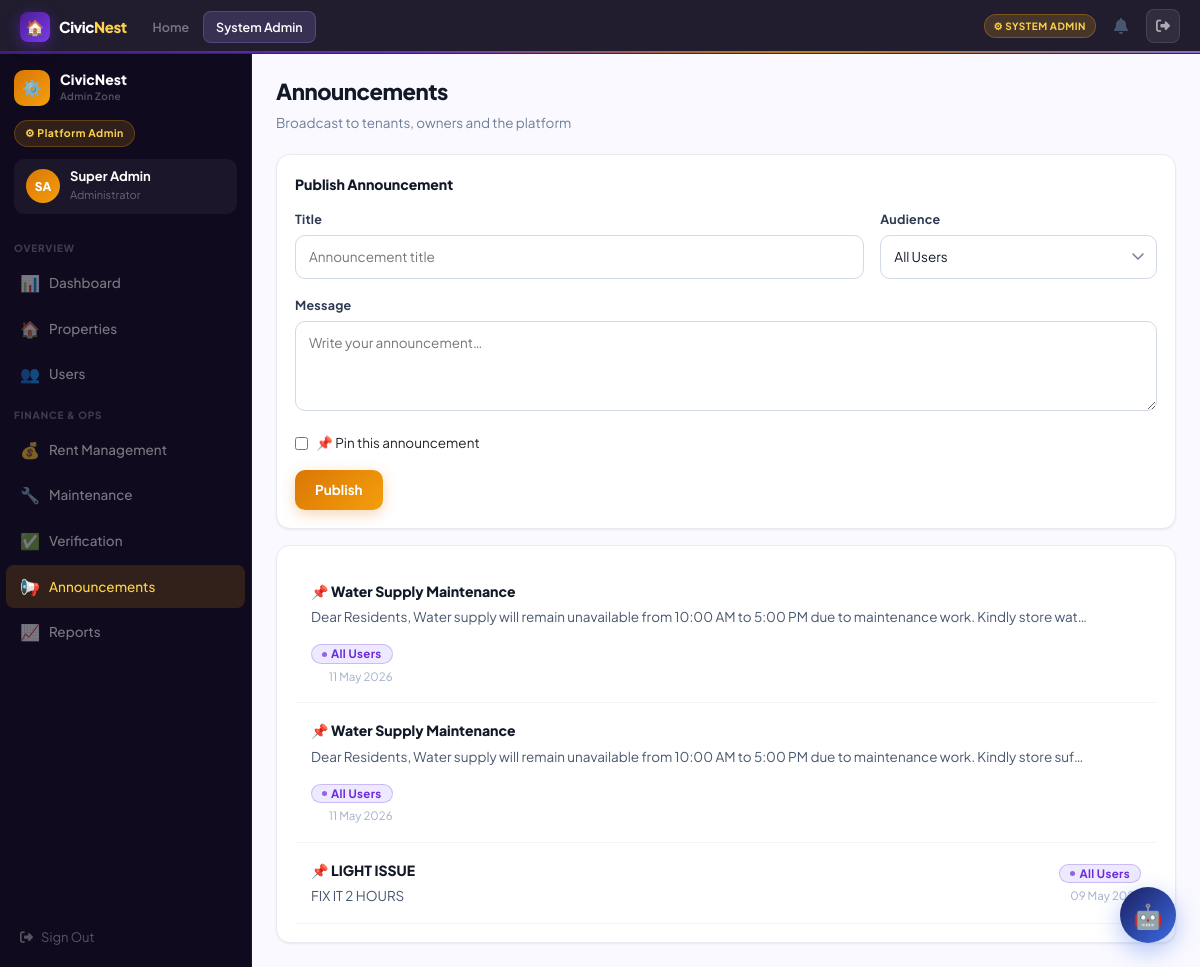
/admin-zone/announcements/ (signed in), run on the app's committed database.
### accounts/models.py (models this page shows, shortened)
class User(AbstractUser):
    ROLE_CHOICES = [
        ('admin','Platform Admin'),
        ('owner','Property Owner'),
        ('tenant','Tenant'),
        ('society_admin','Society Admin'),
    ]
    role = models.CharField(max_length=20, choices=ROLE_CHOICES, default='tenant')
    phone = models.CharField(max_length=15, blank=True)
    avatar_initials = models.CharField(max_length=3, blank=True)
    profile_photo = models.ImageField(upload_to='avatars/', blank=True, null=True)

### core/models.py (models this page shows, shortened)
class Announcement(models.Model):
    AUDIENCE_CHOICES = [('all','All Users'),('tenants','Tenants Only'),('owners','Owners Only'),('property','Specific Property')]
    title = models.CharField(max_length=200)
    message = models.TextField()
    audience = models.CharField(max_length=20, choices=AUDIENCE_CHOICES, default='all')
    property = models.ForeignKey(Property, null=True, blank=True, on_delete=models.SET_NULL)
    created_by = models.ForeignKey(User, on_delete=models.CASCADE, related_name='announcements')
    is_pinned = models.BooleanField(default=False)
    created_at = models.DateTimeField(auto_now_add=True)

### core/views.py (the view, shortened to what this page needs)
# urls.py: path('admin-zone/announcements/', views.admin_announcements, name='admin_announcements'),
@role_required("admin")
def admin_announcements(request):
    anns = Announcement.objects.order_by("-created_at")
    return render(request, "admin_zone/announcements.html", {"announcements": anns})

### core/views.py (called while the page is built)
def role_required(*roles):
    def decorator(view):
        @functools.wraps(view)
        def wrapper(request, *args, **kwargs):
            if not request.user.is_authenticated:
                return redirect("/accounts/login/")
            if request.user.is_staff or request.user.is_superuser:
                return view(request, *args, **kwargs)
            if request.user.role not in roles:
                messages.error(request, "Access denied.")
                return redirect("/")
            return view(request, *args, **kwargs)
        return wrapper
    return decorator

### templates/admin_zone/announcements.html (shortened to what this page needs)
{% extends "base.html" %}
{% block nav_admin %}active{% endblock %}
{% block content %}
<div class="shell">
  {% with active="announce" %}{% include "partials/sidebar_admin.html" %}{% endwith %}
  <div class="main"><div class="panel fade-up">
    <div class="pg-intro"><h2>Announcements</h2><p>Broadcast to tenants, owners and the platform</p></div>
    <div class="card mb-3">
      <div class="cd-hd"><span class="cd-title">Publish Announcement</span></div>
      <form method="post">{% csrf_token %}
        <div class="row g-3">
          <div class="col-md-8"><label class="form-label">Title</label><input type="text" name="title" class="form-ctrl" placeholder="Announcement title" required></div>
          <div class="col-md-4"><label class="form-label">Audience</label><select name="audience" class="form-ctrl"><option value="all">All Users</option></select></div>
          <div class="col-12"><label class="form-label">Message</label><textarea name="message" class="form-ctrl" placeholder="Write your announcement…" required></textarea></div>
          <div class="col-12"><label style="display:flex;align-items:center;gap:8px;font-size:13.5px;cursor:pointer;"><input type="checkbox" name="is_pinned"> 📌 Pin this announcement</label></div>
        </div>
        <button type="submit" class="btn-tp btn-amber mt-3">Publish</button>
      </form>
    </div>
    <div class="card">
      {% for a in announcements %}
      <div style="padding:16px;border-bottom:1px solid var(--g50);">
        <div style="display:flex;align-items:flex-start;justify-content:space-between;gap:12px;flex-wrap:wrap;">
          <div><div style="font-weight:800;color:var(--g900);margin-bottom:4px;">{% if a.is_pinned %}📌 {% endif %}{{ a.title }}</div>
          <div style="font-size:13.5px;color:var(--g500);">{{ a.message|truncatechars:120 }}</div></div>
          <div style="text-align:right;flex-shrink:0;"><span class="badge b-info">{{ a.get_audience_display }}</span><div style="font-size:11.5px;color:var(--g300);margin-top:4px;">{{ a.created_at|date:"d M Y" }}</div></div>
        </div>
      </div>
      {% empty %}<div style="text-align:center;padding:40px;color:var(--g300);">No announcements yet</div>{% endfor %}
    </div>
  </div></div>
</div>
{% endblock %}

### templates/partials/sidebar_admin.html
<aside class="sidebar" id="tp-sidebar">
  <div class="sb-head">
    <div class="sb-logo"><div class="sb-logo-mark adm">⚙️</div><div><div class="sb-logo-text">CivicNest</div><div class="sb-logo-sub">Admin Zone</div></div></div>
    <div class="sb-zone-pill zp-adm">⚙ Platform Admin</div>
    <div class="sb-user"><div class="sb-av av-adm">{{ user.avatar_initials }}</div><div><div class="sb-uname">{{ user.get_full_name|default:user.username }}</div><div class="sb-urole">Administrator</div></div></div>
  </div>
  <div class="sb-sec">Overview</div>
  <a class="ni {% if active == 'dash' %}active-adm{% endif %}" href="/admin-zone/"><span class="ni-icon">📊</span>Dashboard</a>
  <a class="ni {% if active == 'props' %}active-adm{% endif %}" href="/admin-zone/properties/"><span class="ni-icon">🏠</span>Properties</a>
  <a class="ni {% if active == 'users' %}active-adm{% endif %}" href="/admin-zone/users/"><span class="ni-icon">👥</span>Users</a>
  <div class="sb-sec">Finance & Ops</div>
  <a class="ni {% if active == 'rent' %}active-adm{% endif %}" href="/admin-zone/rent/"><span class="ni-icon">💰</span>Rent Management</a>
  <a class="ni {% if active == 'maint' %}active-adm{% endif %}" href="/admin-zone/maintenance/"><span class="ni-icon">🔧</span>Maintenance</a>
  <a class="ni {% if active == 'verify' %}active-adm{% endif %}" href="/admin-zone/verify/"><span class="ni-icon">✅</span>Verification</a>
  <a class="ni {% if active == 'announce' %}active-adm{% endif %}" href="/admin-zone/announcements/"><span class="ni-icon">📢</span>Announcements</a>
  <a class="ni {% if active == 'reports' %}active-adm{% endif %}" href="/admin-zone/reports/"><span class="ni-icon">📈</span>Reports</a>
  <div class="sb-foot"><a href="/accounts/logout/" class="sb-logout"><i class="fa fa-right-from-bracket"></i> Sign Out</a></div>
</aside>

### data on the page
User: avatar_initials "SA", get_full_name "Super Admin"
Announcement: title "Water Supply Maintenance", message "Dear Residents, Water supply will remain unavailable from 10:00 AM to 5:00 PM due to maintenance work. Kindly store wat…", audience "All Users", created_at "11 May 2026"
Announcement: title "Water Supply Maintenance", message "Dear Residents, Water supply will remain unavailable from 10:00 AM to 5:00 PM due to maintenance work. Kindly store suf…", audience "All Users", created_at "11 May 2026"
Announcement: title "LIGHT ISSUE", message "FIX IT 2 HOURS", audience "All Users", created_at "09 May 2026"
